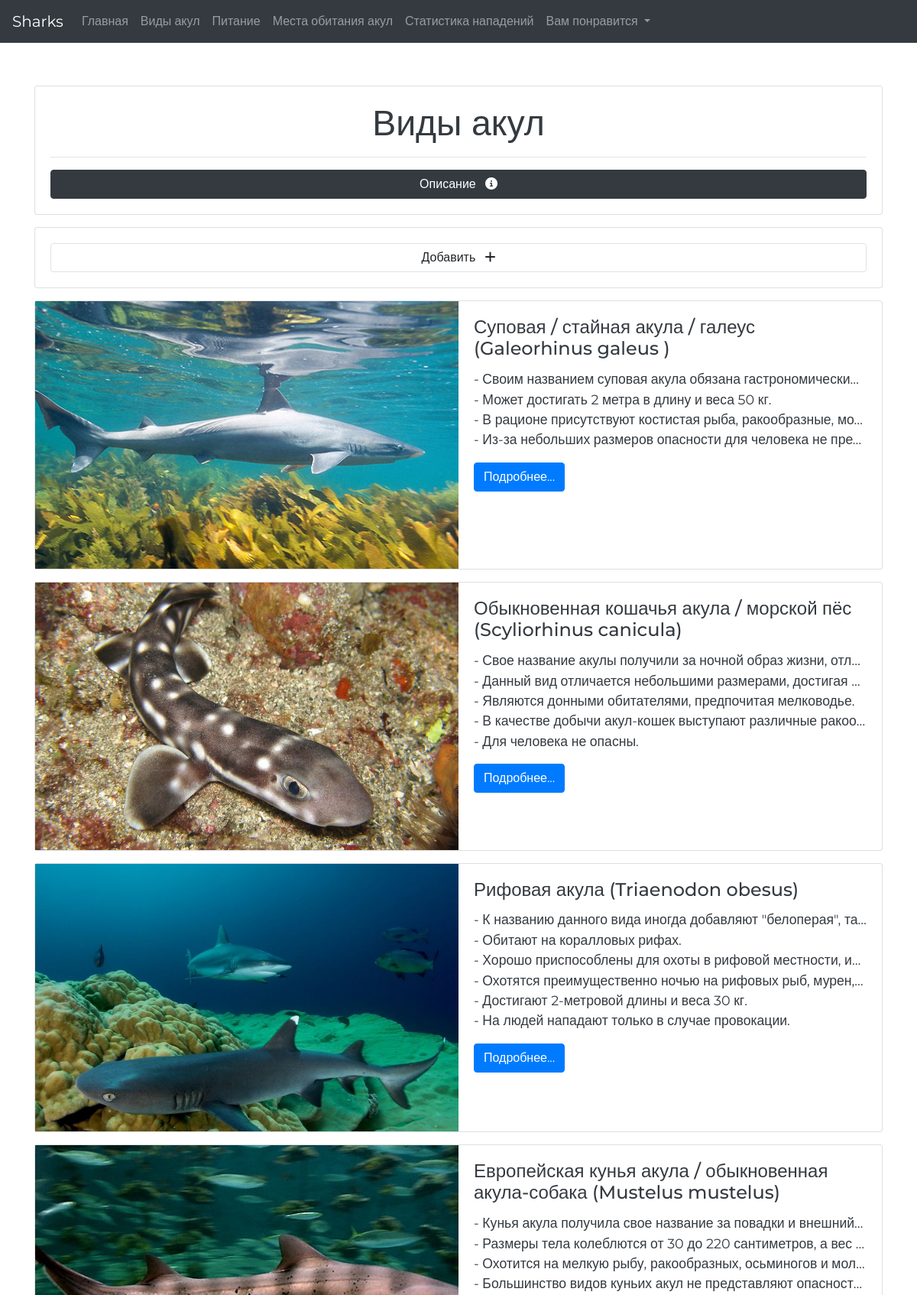
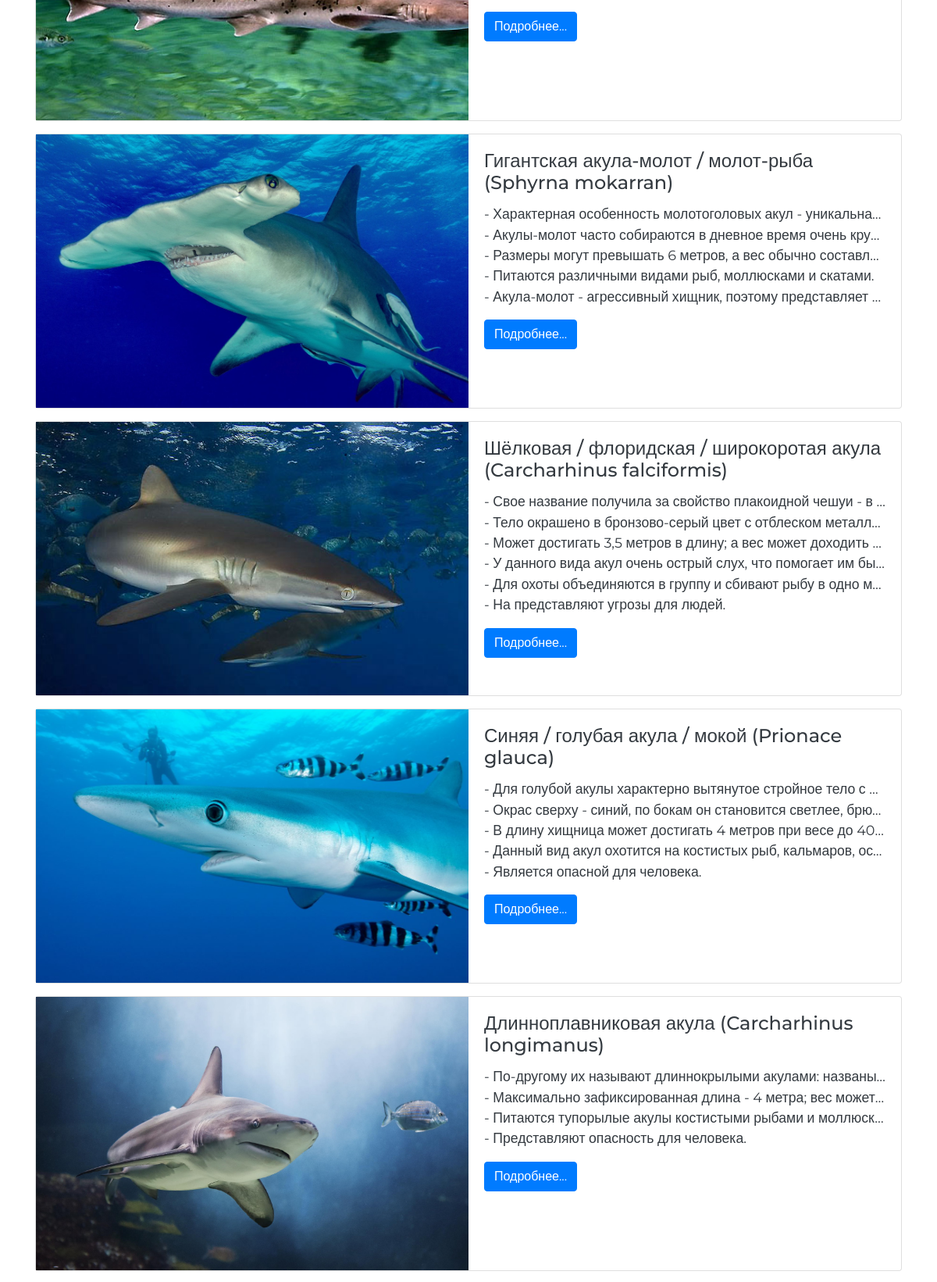
The app's page /sharks-types (upper part) with its own data (2 pictures, top to bottom).
### models.py (models this page shows, shortened)
class Shark(db.Model):
    pk = db.Column(db.Integer, primary_key=True)
    name = db.Column(db.String(100), nullable=False)
    description = db.Column(db.Text, nullable=False)
    img_path = db.Column(db.String(100), nullable=True)
    video_id = db.Column(db.String(16), nullable=True)

### views.py (the view)
@main.route('/sharks-types')
def sharks_types():
    sharks = Shark\
        .query\
        .order_by(Shark.pk.desc())\
        .all()
    return render_template(
        'pages/sharks-types.html',
        sharks=sharks
    )

### views.py (called while the page is built)
@main.app_template_filter('add_linebreaks')
def add_linebreaks(s):
    return s.replace('\n', '<br>')

### templates/pages/sharks-types.html (shortened to what this page needs)
{% extends 'base.html' %}
{% block content %}
<div class="card text-dark mb-3">
    <div class="card-body">
        <h3 class="card-title text-center">Виды акул</h3>
        <hr>
        <button
            class="btn btn-dark w-100"
            type="button"
            data-toggle="collapse"
            data-target="#sharkTypesInfo"
        >
            Описание <i class="fas fa-info-circle ml-2"></i>
        </button>
    </div>
</div>
<div class="card text-dark mb-3">
    <div class="card-body">
        <button
            class="btn btn-white border w-100"
            type="button"
            data-toggle="collapse"
            data-target="#sharksAddForm"
        >
            Добавить <i class="fas fa-plus ml-2"></i>
        </button>
    </div>
</div>
{% for shark in sharks %}
<div class="card text-dark mb-3">
    <div class="row no-gutters">
        <div
            class="col-md-6"
            style="min-height: 350px;"
        >
            <div
                style="
                    background-image: url({{ url_for('static', filename=shark.img_path) }});
                    background-position: center;
                    background-size: cover;
                "
                class="w-100 h-100"
            ></div>
        </div>
        <div
            class="col-md-6"
            style="min-height: 350px;"
        >
            <div class="card-body">
                <h5 class="card-title">
                    {{ shark.name }}
                </h5>
                <p class="card-text text-truncate">
                    {{ shark.description|add_linebreaks|safe }}
                </p>
                <a
                    href="/sharks-types/{{ shark.pk }}"
                    role="button"
                    class="btn btn-primary"
                >
                    Подробнее...
                </a>
            </div>
        </div>
    </div>
</div>
{% endfor %}
{% endblock content %}

### static/css/base.css (style rules this page uses)
body { min-height: 100vh; font-family: 'Montserrat', sans-serif; color: #fff; background-size: cover; background-attachment: fixed; }
h3 { font-size: 290%; }
h5 { font-size: 150%; }
p { font-size: 110%; }

### records on screen
Shark: img_path (picture), name "Суповая / стайная акула / галеус (Galeorhinus galeus )", description|add_linebreaks "- Своим названием суповая акула обязана гастрономически - Может достигать 2 метра в длину и веса 50 кг. - В рационе присутствуют костистая рыба, ракообразные, мо - Из-за небольших размеров опасности для человека не пре…"
Shark: img_path (picture), name "Обыкновенная кошачья акула / морской пёс (Scyliorhinus canicula)", description|add_linebreaks "- Свое название акулы получили за ночной образ жизни, отл - Данный вид отличается небольшими размерами, достигая - Являются донными обитателями, предпочитая мелководье. - В качестве добычи акул-кошек выступают различные ракоо - Для человека не опасны."
Shark: img_path (picture), name "Рифовая акула (Triaenodon obesus)", description|add_linebreaks "- К названию данного вида иногда добавляют \"белоперая\", та - Обитают на коралловых рифах. - Хорошо приспособлены для охоты в рифовой местности, и - Охотятся преимущественно ночью на рифовых рыб, мурен, - Достигают 2-метровой длины и веса 30 кг. - На людей нападают только в случае провокации."
Shark: img_path (picture), name "Европейская кунья акула / обыкновенная акула-собака (Mustelus mustelus)", description|add_linebreaks "- Кунья акула получила свое название за повадки и внешний - Размеры тела колеблются от 30 до 220 сантиметров, а вес - Охотится на мелкую рыбу, ракообразных, осьминогов и мол - Большинство видов куньих акул не представляют опасност…"
Shark: img_path (picture), name "Гигантская акула-молот / молот-рыба (Sphyrna mokarran)", description|add_linebreaks "- Характерная особенность молотоголовых акул - уникальна - Акулы-молот часто собираются в дневное время очень кру - Размеры могут превышать 6 метров, а вес обычно составл - Питаются различными видами рыб, моллюсками и скатами. - Акула-молот - агрессивный хищник, поэтому представляет…"
Shark: img_path (picture), name "Шёлковая / флоридская / широкоротая акула (Carcharhinus falciformis)", description|add_linebreaks "- Свое название получила за свойство плакоидной чешуи - в - Тело окрашено в бронзово-серый цвет с отблеском металл - Может достигать 3,5 метров в длину; а вес может доходить - У данного вида акул очень острый слух, что помогает им бы - Для охоты объединяются в группу и сбивают рыбу в одно м - На представляют угрозы для людей."
Shark: img_path (picture), name "Синяя / голубая акула / мокой (Prionace glauca)", description|add_linebreaks "- Для голубой акулы характерно вытянутое стройное тело с - Окрас сверху - синий, по бокам он становится светлее, брю - В длину хищница может достигать 4 метров при весе до 40 - Данный вид акул охотится на костистых рыб, кальмаров, ос - Является опасной для человека."
Shark: img_path (picture), name "Длинноплавниковая акула (Carcharhinus longimanus)", description|add_linebreaks "- По-другому их называют длиннокрылыми акулами: названы - Максимально зафиксированная длина - 4 метра; вес может - Питаются тупорылые акулы костистыми рыбами и моллюск - Представляют опасность для человека."
